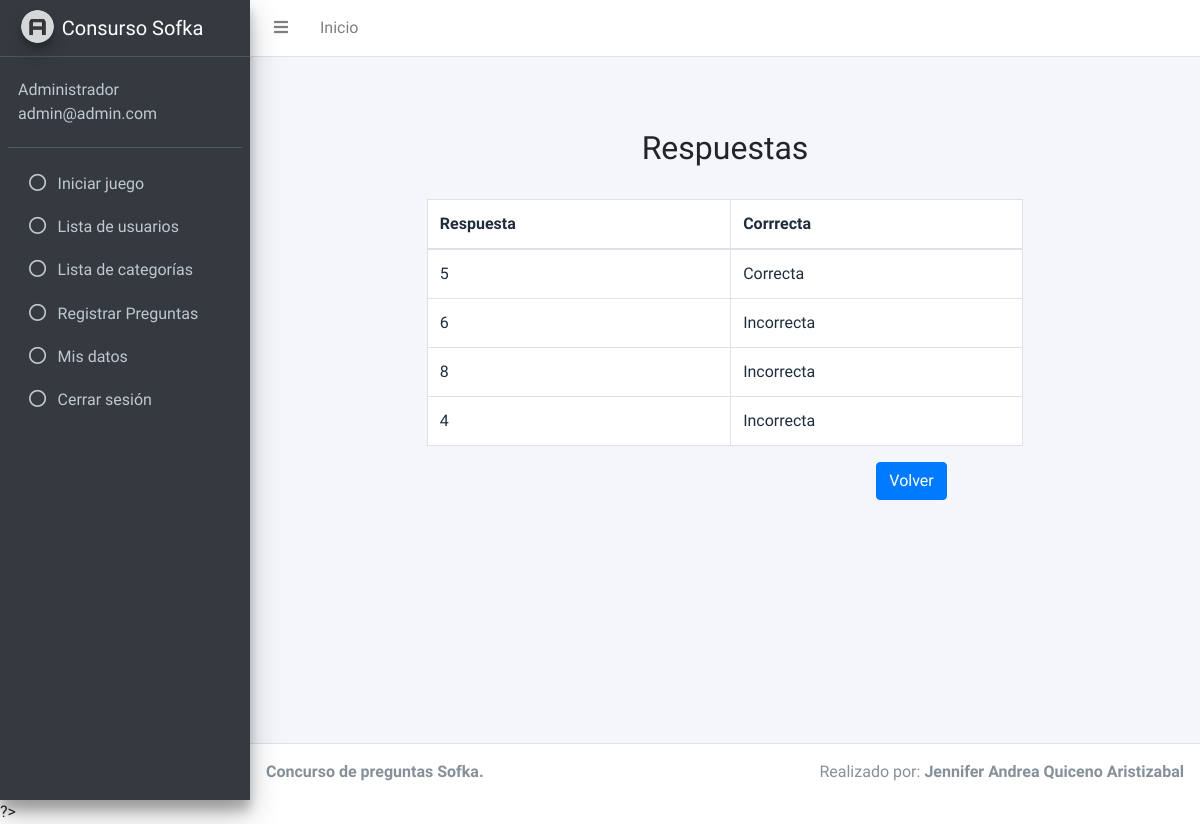
The app's page /Vista/listarRespuestas.php?idPregunta=1&idCategoria=1 (signed in) with its own data.
### tables this page shows
CREATE TABLE `respuestas` (
  `idRespuesta` int(11) NOT NULL,
  `idPregunta` int(11) NOT NULL,
  `respuesta` varchar(255) NOT NULL,
  `correcta` tinyint(1) NOT NULL
);

### Modelo/respuestas.php (called while the page is built, shortened)
<?php
class respuestasModel
{
    private $idPregunta;
    private $respuesta;
    private $correcta;
    function setIdPregunta($idPregunta)
    {
        $this->idPregunta = $idPregunta;
    }
    function getIdPregunta()
    {
        return $this->idPregunta;
    }
    function setRespuesta($respuesta)
    {
        $this->respuesta = $respuesta;
    }
    function getRespuesta()
    {
        return $this->respuesta;
    }
    function setCorrecta($correcta)
    {
        $this->correcta = $correcta;
    }
    function getCorrecta()
    {
        return $this->correcta;
    }
    function listarRespuestas()
    {
        $db = Db::conexion();
        $sql = $db->prepare("SELECT * FROM respuestas WHERE idPregunta=:idPregunta");
        $sql->bindValue('idPregunta', $this->getIdPregunta());
        $listarRespuestas = [];
        try {
            $sql->execute();
            foreach ($sql->fetchAll() as  $value) {
                $respuesta = new respuestasModel();
                $respuesta->setIdRespuesta($value['idRespuesta']);
                $respuesta->setRespuesta($value['respuesta']);
                $respuesta->setCorrecta($value['correcta']);
                $listarRespuestas[] = $respuesta;
            }
            return $listarRespuestas;
        } catch (Exception $e) {
            echo "ocurrio un error:" . $e->getMessage();
        }
    }
}

### Vista/listarRespuestas.php (the view, shortened to what this page needs)
<?php
require_once("header.php");
require_once("../Modelo/respuestas.php");
$respuesta = new respuestasModel();
$respuesta->setIdPregunta($_GET["idPregunta"]);
$listarRespuestas = $respuesta->listarRespuestas();
?>
<div class="continer-fluid">
    <div class="row  justify-content-center ">
        <div class="col-md-8 mt-5">
            <h2 style="text-align: center;">Respuestas </h2>
            <br>
            <table class="table table-bordered bg-white">
                <thead>
                    <tr>
                        <th>Respuesta </th>
                        <th>Corrrecta </th>
                    </tr>
                </thead>
                <tbody>
                    <?php
                    foreach ($listarRespuestas as $value) {
                    ?>
                        <tr>
                            <td> <?php echo $value->getRespuesta(); ?></td>
                            <td> <?php echo ($value->getCorrecta() == 1) ? 'Correcta' : 'Incorrecta';  ?></td>
                        </tr>
                    <?php
                    }
                    ?>
                </tbody>
            </table>
        </div>
        <div class="row justify-content-end col-6">
            <a class="btn btn-primary" href="listarPreguntas.php?idCategoria=<?php echo $_GET['idCategoria']; ?>">Volver</a>
        </div>
    </div>
</div>
<?php
require_once("footer.php");
?>

### records on screen
respuestas: respuesta "5", correcta "Correcta"
respuestas: respuesta "6", correcta "Incorrecta"
respuestas: respuesta "8", correcta "Incorrecta"
respuestas: respuesta "4", correcta "Incorrecta"

### other values on screen
$_SESSION["nombreUsuario"] "Administrador"
$_SESSION["correo"] "admin@admin.com"
